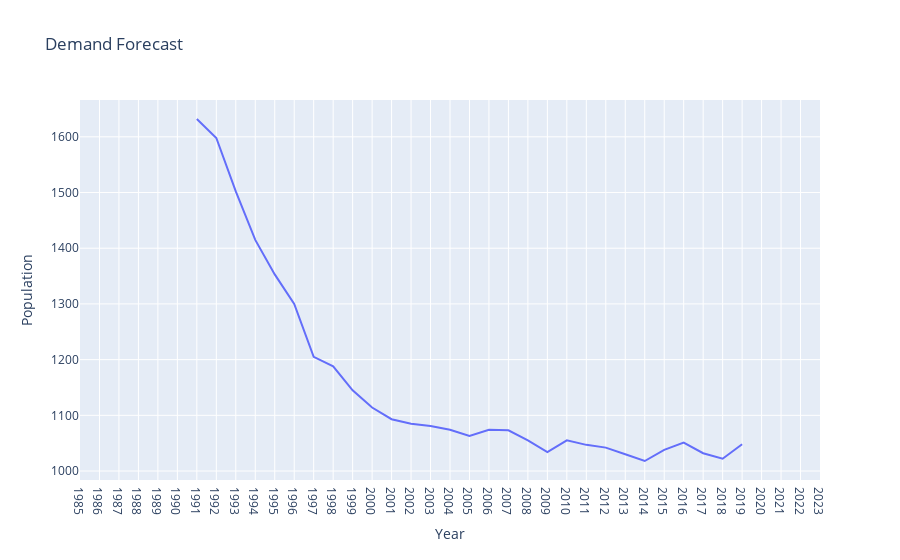

This figure's notebook cell:
### Markdown cell above
## 1. Demand Forecast

we are using the data from the population dataset that has the colombian census information since 1985 to 2035, the current year is 2024 and the last census was performed in 2018, the data was taken on december 2023 from the DANE web page.

First we need to check the current forecast, then use 4 ML algorithms and Deep Learning to create a new model. The Machine Learning algorithms are:
- Multiple Linear Regression.
- Regression Tree.
- Support Vector Machine.
- Random Forest Regression.

Then, we need the Mean Absolute Error (MAE) to compare the models. The best model will be used to forecast the demand for the next 30 years.

### Code cell
# ## 1. Demand Forecast

# 1. Demand Forecast

data = population.copy().iloc[:, 20:59]
data = data.transpose()

# place a nan in the 0 values
data = data.replace(0, np.nan)
# percentage of missing values in the data
missing_values = data.isna().sum().sum() / (data.shape[0] * data.shape[1])
print(f"missing values: {missing_values:.2f}")
# Columns with missing values
columns_with_missing_values = data.columns[data.isna().any()].tolist()
print(f"amount of columns with missing values: {len(columns_with_missing_values)}")
missing_columns = data[columns_with_missing_values]
# Plot the missing values
msno.matrix(missing_columns)

# Get the column name of the columns with missing values on row "2023"
columns_with_missing_values = data.columns[data.loc["2023"].isna()].tolist()
print(f"columns with missing values on row 2023: {columns_with_missing_values}")
# line plot of the column with missing values
fig = go.Figure()
for i in columns_with_missing_values:
    fig.add_trace(go.Scatter(x=data.index, y=data[i], mode="lines", name=i))
fig.update_layout(title="Demand Forecast", xaxis_title="Year", yaxis_title="Population")
fig.show()

# Make a new pandas Series with the Range for each column withou missing values
range = pd.DataFrame(index=data.columns, columns=["lowBound", "upBound"])
for i in data.columns:
    lowBound_index = data[i].first_valid_index()
    upBound_index = data[i].last_valid_index()
    range.loc[i, "lowBound"] = lowBound_index
    range.loc[i, "upBound"] = upBound_index

range["lowBound-UpBound"] = range["lowBound"] + "-" + range["upBound"]
# Frecuency table of the range
range["lowBound-UpBound"].value_counts()

### Figure 1 — Plotly figure (JSON) as saved in the notebook; plotly's stock layout.template omitted (floating-point values rounded to 4 significant figures)
{"data": [{"mode": "lines", "name": "94663", "type": "scatter", "x": ["1985", "1986", "1987", "1988", "1989", "1990", "1991", "1992", "1993", "1994", "1995", "1996", "1997", "1998", "1999", "2000", "2001", "2002", "2003", "2004", "2005", "2006", "2007", "2008", "2009", "2010", "2011", "2012", "2013", "2014", "2015", "2016", "2017", "2018", "2019", "2020", "2021", "2022", "2023"], "y": [null, null, null, null, null, null, 1632, 1598, 1502, 1415, 1353, 1300, 1205, 1188, 1145, 1114, 1093, 1085, 1081, 1074, 1063, 1074, 1073, 1055, 1034, 1055, 1047, 1042, 1030, 1018, 1038, 1051, 1032, 1022, 1048, null, null, null, null]}], "layout": {"title": {"text": "Demand Forecast"}, "xaxis": {"title": {"text": "Year"}}, "yaxis": {"title": {"text": "Population"}}}}
